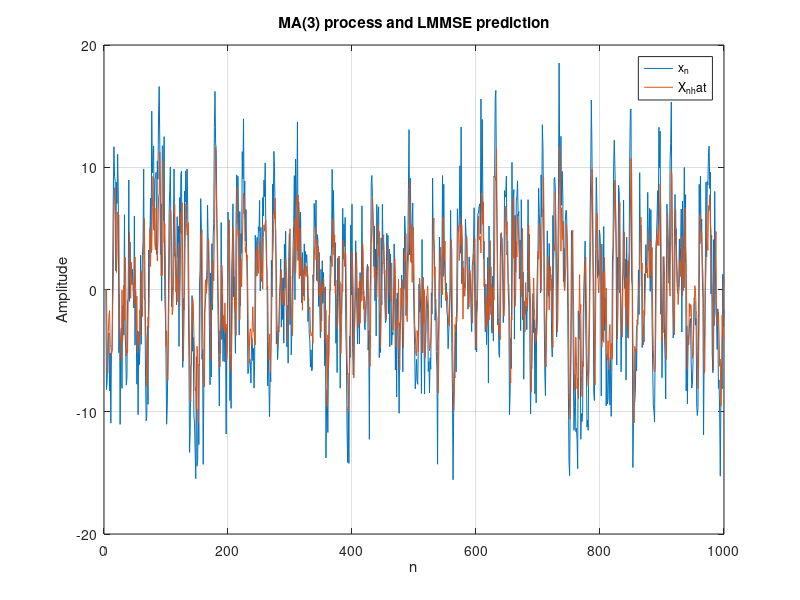
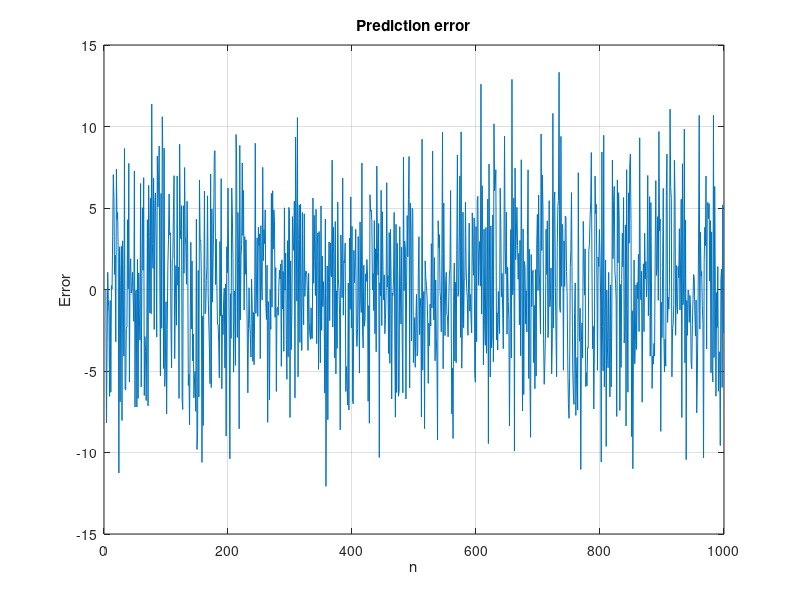

The MATLAB script that drew these images, in order:

clear; clc;


%% Question 1

A = [30, 18, 15; 
    18, 30, 18;
    15, 18, 30];
B = [18; 15; 6];

a = A\B;
disp('Q1')
disp(['a0 = ', num2str(a(1))])
disp(['a_1 = ', num2str(a(2))])
disp(['a_2 = ', num2str(a(3))])

%% Question 2

N = 1000; 
% Var = 3, mean = 0
w = sqrt(3)*randn(N,1); 

d = [2,1,2,1];
X = zeros(N,1);
% Calc MA
for n = 4:N
    X(n) = 2*w(n) + w(n-1) + 2*w(n-2) + w(n-3);
end



a0 = 0.52821;
a1 = 0.34615;
a2 = -0.27179;

X_hat = zeros(length(X),1);
for n = 4:length(X)
    X_hat(n) = a0*X(n-1) + a1*X(n-2) + a2*X(n-3);
end

epilson = X-X_hat; 


disp('$\hat{X}$')





%% Plot actual and predicted sequences
figure;

plot(1:N, X, 'DisplayName', 'x_n');
hold on;
plot(1:N, X_hat, 'DisplayName', 'X_n_hat');

xlabel('n');
ylabel('Amplitude');
title('MA(3) process and LMMSE prediction');
legend;
grid on;

%% Plot prediction error
figure;

plot(1:N, epilson);

xlabel('n');
ylabel('Error');
title('Prediction error');
grid on;

%% Calculate mean squared prediction error
mse = mean(epilson(4:end).^2);

fprintf('Mean squared prediction error: %.4f\n', mse);
